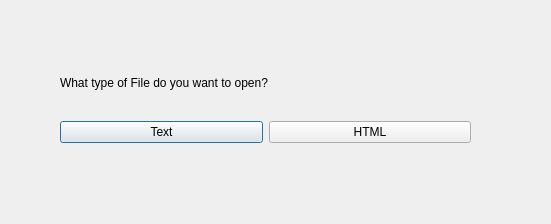
<?xml version="1.0" encoding="UTF-8"?>
<ui version="4.0">
 <class>ChooseFile</class>
 <widget class="QDialog" name="ChooseFile">
  <property name="geometry">
   <rect>
    <x>0</x>
    <y>0</y>
    <width>551</width>
    <height>224</height>
   </rect>
  </property>
  <property name="windowTitle">
   <string>Dialog</string>
  </property>
  <widget class="QWidget" name="verticalLayoutWidget">
   <property name="geometry">
    <rect>
     <x>60</x>
     <y>50</y>
     <width>411</width>
     <height>93</height>
    </rect>
   </property>
   <layout class="QVBoxLayout" name="verticalLayout">
    <item>
     <widget class="QLabel" name="label">
      <property name="text">
       <string>What type of File do you want to open?</string>
      </property>
     </widget>
    </item>
    <item>
     <layout class="QHBoxLayout" name="horizontalLayout">
      <item>
       <widget class="QPushButton" name="save">
        <property name="text">
         <string>Text</string>
        </property>
       </widget>
      </item>
      <item>
       <widget class="QPushButton" name="continue_2">
        <property name="text">
         <string>HTML</string>
        </property>
       </widget>
      </item>
     </layout>
    </item>
   </layout>
  </widget>
 </widget>
 <resources/>
 <connections/>
</ui>
